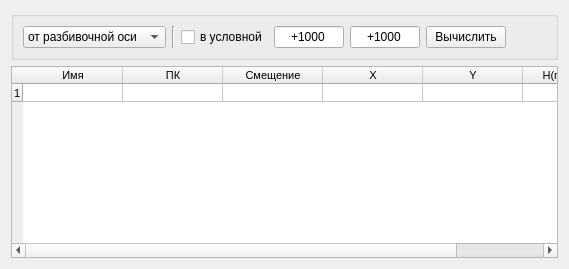
      <widget class="QWidget" name="tab_4">
       <attribute name="title">
        <string>Предрасчет</string>
       </attribute>
       <layout class="QGridLayout" name="gridLayout_6">
        <item row="0" column="0">
         <widget class="QGroupBox" name="groupBox_7">
          <property name="title">
           <string/>
          </property>
          <layout class="QHBoxLayout" name="horizontalLayout_6">
           <item>
            <widget class="QComboBox" name="TypeOsComboBox_2">
             <property name="minimumSize">
              <size>
               <width>125</width>
               <height>0</height>
              </size>
             </property>
             <property name="currentIndex">
              <number>0</number>
             </property>
             <item>
              <property name="text">
               <string>от разбивочной оси </string>
              </property>
             </item>
             <item>
              <property name="text">
               <string>от оси пути</string>
              </property>
             </item>
             <item>
              <property name="text">
               <string>от оси тоннеля</string>
              </property>
             </item>
            </widget>
           </item>
           <item>
            <widget class="Line" name="line_3">
             <property name="orientation">
              <enum>Qt::Vertical</enum>
             </property>
            </widget>
           </item>
           <item>
            <widget class="QCheckBox" name="checkBox_usl_2">
             <property name="text">
              <string>в условной</string>
             </property>
            </widget>
           </item>
           <item>
            <widget class="QLineEdit" name="lineEdit_usl_x_2">
             <property name="maximumSize">
              <size>
               <width>70</width>
               <height>16777215</height>
              </size>
             </property>
             <property name="accessibleName">
              <string notr="true"/>
             </property>
             <property name="text">
              <string>+1000</string>
             </property>
             <property name="alignment">
              <set>Qt::AlignCenter</set>
             </property>
            </widget>
           </item>
           <item>
            <widget class="QLineEdit" name="lineEdit_usl_y_2">
             <property name="maximumSize">
              <size>
               <width>70</width>
               <height>16777215</height>
              </size>
             </property>
             <property name="text">
              <string>+1000</string>
             </property>
             <property name="alignment">
              <set>Qt::AlignCenter</set>
             </property>
            </widget>
           </item>
           <item>
            <widget class="QPushButton" name="pushButton_Pred_Raschet_run">
             <property name="text">
              <string>Вычислить</string>
             </property>
            </widget>
           </item>
           <item>
            <spacer name="horizontalSpacer_3">
             <property name="orientation">
              <enum>Qt::Horizontal</enum>
             </property>
             <property name="sizeHint" stdset="0">
              <size>
               <width>40</width>
               <height>20</height>
              </size>
             </property>
            </spacer>
           </item>
          </layout>
         </widget>
        </item>
        <item row="1" column="0">
         <widget class="QTableWidget" name="tablePred_Raschet">
          <property name="font">
           <font>
            <pointsize>8</pointsize>
           </font>
          </property>
          <property name="contextMenuPolicy">
           <enum>Qt::CustomContextMenu</enum>
          </property>
          <property name="alternatingRowColors">
           <bool>true</bool>
          </property>
          <attribute name="horizontalHeaderDefaultSectionSize">
           <number>100</number>
          </attribute>
          <attribute name="verticalHeaderDefaultSectionSize">
           <number>18</number>
          </attribute>
          <row>
           <property name="text">
            <string>1</string>
           </property>
          </row>
          <column>
           <property name="text">
            <string>Имя</string>
           </property>
          </column>
          <column>
           <property name="text">
            <string>ПК</string>
           </property>
          </column>
          <column>
           <property name="text">
            <string>Смещение</string>
           </property>
          </column>
          <column>
           <property name="text">
            <string>X</string>
           </property>
           <property name="background">
            <color>
             <red>147</red>
             <green>162</green>
             <blue>162</blue>
            </color>
           </property>
          </column>
          <column>
           <property name="text">
            <string>Y</string>
           </property>
           <property name="background">
            <color>
             <red>147</red>
             <green>162</green>
             <blue>162</blue>
            </color>
           </property>
          </column>
          <column>
           <property name="text">
            <string>H(профиль)</string>
           </property>
           <property name="background">
            <color>
             <red>147</red>
             <green>162</green>
             <blue>162</blue>
            </color>
           </property>
          </column>
          <item row="0" column="0">
           <property name="text">
            <string/>
           </property>
          </item>
          <item row="0" column="1">
           <property name="text">
            <string/>
           </property>
           <property name="flags">
            <set>ItemIsSelectable|ItemIsEditable|ItemIsDragEnabled|ItemIsUserCheckable|ItemIsEnabled</set>
           </property>
          </item>
          <item row="0" column="2">
           <property name="text">
            <string/>
           </property>
           <property name="flags">
            <set>ItemIsSelectable|ItemIsEditable|ItemIsDragEnabled|ItemIsUserCheckable|ItemIsEnabled</set>
           </property>
          </item>
          <item row="0" column="3">
           <property name="text">
            <string/>
           </property>
           <property name="flags">
            <set>ItemIsSelectable|ItemIsEnabled</set>
           </property>
          </item>
          <item row="0" column="4">
           <property name="text">
            <string/>
           </property>
          </item>
          <item row="0" column="5">
           <property name="text">
            <string/>
           </property>
           <property name="textAlignment">
            <set>AlignCenter</set>
           </property>
           <property name="flags">
            <set>ItemIsSelectable|ItemIsEditable|ItemIsDragEnabled|ItemIsUserCheckable|ItemIsEnabled</set>
           </property>
          </item>
         </widget>
        </item>
       </layout>
      </widget>
